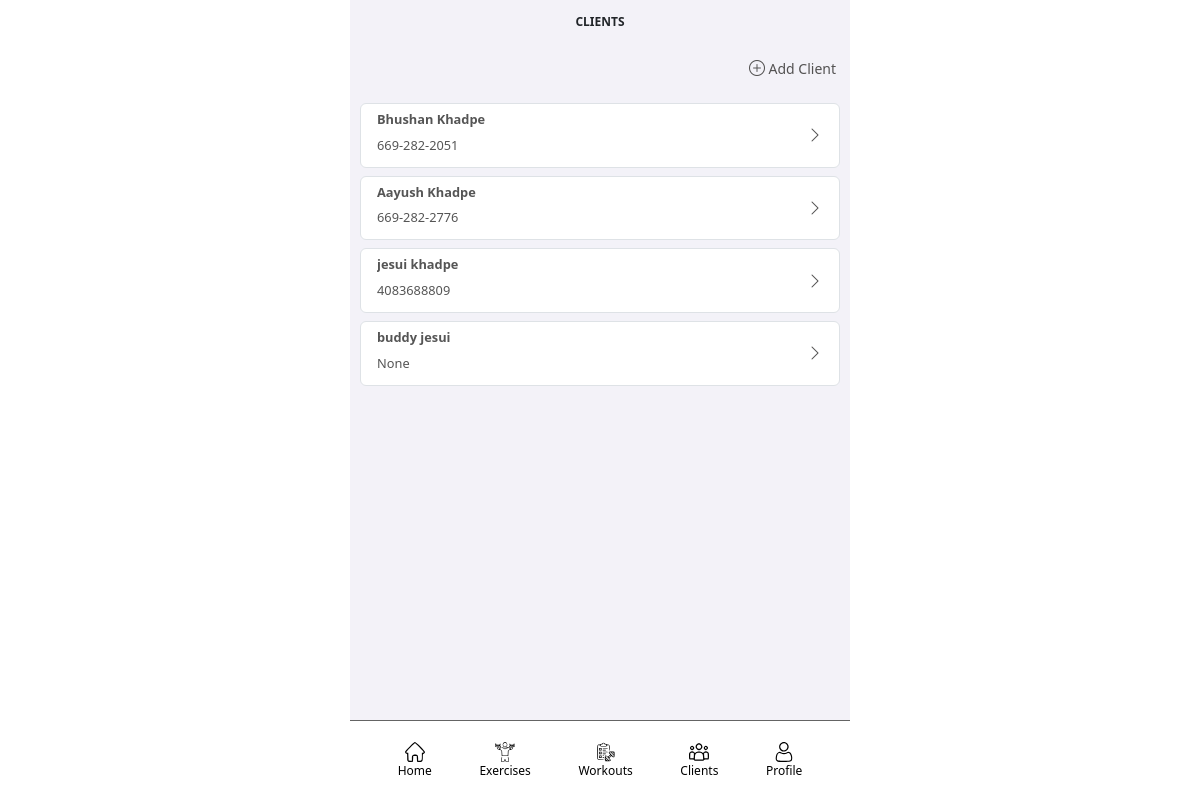
The app's page /fitnessApp/clients (signed in) with its own data.
### fitnessApp/models/fitnessAppUser_models.py (models this page shows, shortened)
class FitnessAppPerson(models.Model):
    first_name = models.CharField(max_length=500, null=False, blank=False)
    last_name = models.CharField(max_length=500, blank=True)
    coach_flag = models.BooleanField(default=False)
    coach = models.ForeignKey('self', on_delete=models.SET_NULL, null=True)
    email = models.EmailField(max_length=100, null=True, blank=True)
    phone_number = models.CharField(max_length=20, null=True, blank=True)

### fitnessApp/views/client_views.py (the view)
# urls.py: path("clients", ClientListView.as_view(), name="clients"),
class ClientListView(LoginRequiredMixin, ListView):
    model = FitnessAppPerson
    template_name = "client_list.html"
    paginate_by = 10
    def get_queryset(self):
        queryset = super().get_queryset()
        queryset = queryset.filter(coach=self.request.user.person)
        return queryset

### fitnessApp/templates/client_list.html
{% extends "base/base.html" %}
{% block title %}Clients{% endblock %}
{% block content %}
<div>
<div class="client-create-outer">
    <div class="client-create-inner mb-3">
        <a class="fitnessapp-profile-item" href="{% url 'client-create' %}">
             <i class="bi bi-plus-circle"></i><span><small>&nbsp;Add Client</small></span>
        </a>
    </div>
</div>
<div>
    {% for item in object_list %}
        <ul class="list-group">
            <li class="list-group-item client-detail-item">
                <a class="fitnessapp-profile-item" href="{% url 'client-details' item.id %}">
                    <div class="client-detail-outer">
                        <div class="client-detail-name">
                            <h5 class="text single-line"><b>{{ item.first_name }} {{ item.last_name }}</b></h5>
                        </div>
                        <div class="client-detail-phone-number">
                            <h6 class="text single-line">{{ item.phone_number }}</h6>
                        </div>
                        <div class="client-detail-edit">
                            <i class="bi bi-chevron-right"></i>
                        </div>
                    </div>
                </a>
            </li>
        </ul>
    {% empty %}
    No clients yet.
    {% endfor %}
</div>
</div>
{% endblock %}

### fitnessApp/static/css/main.css (style rules this page uses)
body { background: white }
.fitnessapp-profile-item { text-decoration: none; color: rgb(83, 82, 82); }
.text.single-line { overflow: hidden; text-overflow: ellipsis; white-space: nowrap; font-size: 0.8em; }
.client-detail-item { margin-top: 0.5rem; }
.client-detail-outer { display: grid; grid-template-rows: 55% 45%; grid-template-columns: auto max-content; }
.client-detail-name { grid-area: 1 / 1 / 2 / 2; color: #555555; }
.client-detail-phone-number { grid-area: 2 / 1 / 3 / 2; color: #555555; }
.client-detail-edit { grid-area: 1 / 2 / 3 / 3; margin: auto; }
.client-create-outer { display: grid; grid-template-rows: min-content; grid-template-columns: 100%; }
.client-create-inner { grid-area: 1 / 1 / 2 / 2; justify-self: end; padding-right: 0.25rem; }

### records on screen
FitnessAppPerson: first_name "Bhushan", last_name "Khadpe", phone_number "669-282-2051"
FitnessAppPerson: first_name "Aayush", last_name "Khadpe", phone_number "669-282-2776"
FitnessAppPerson: first_name "jesui", last_name "khadpe", phone_number "4083688809"
FitnessAppPerson: first_name "buddy", last_name "jesui", phone_number "None"
